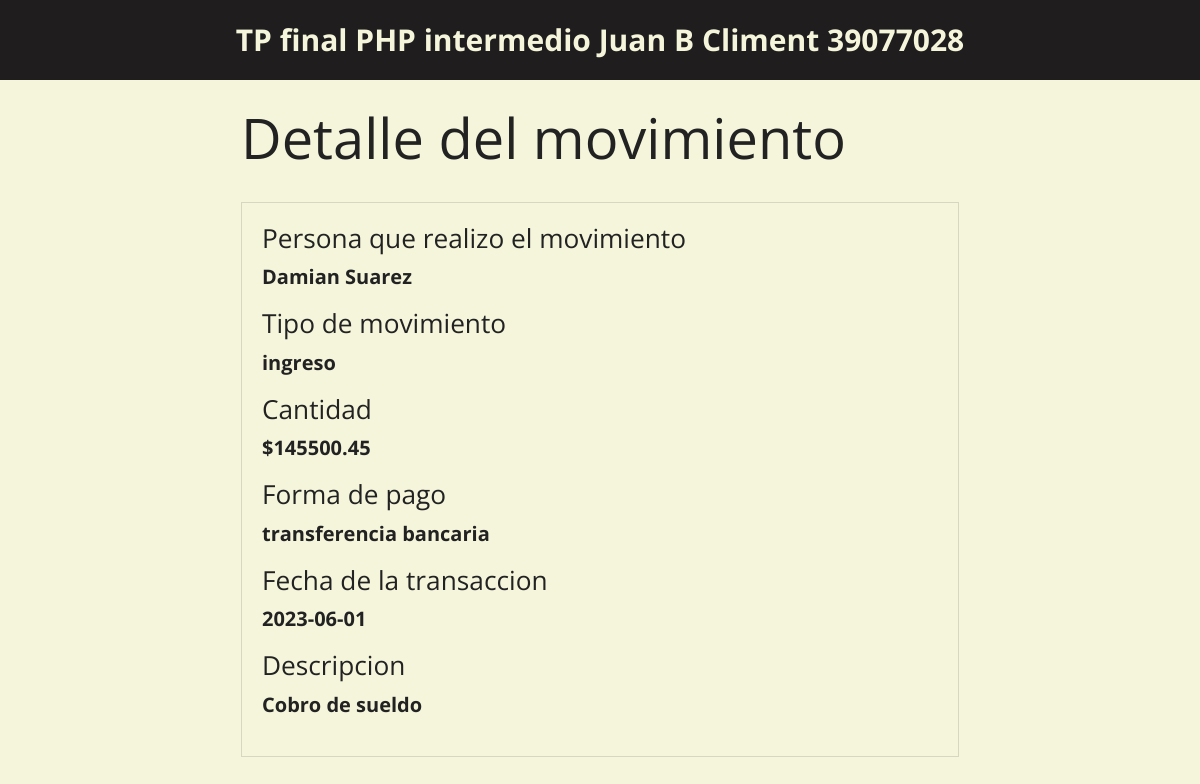
/detalle.php?id_mov=1, run on the app's committed database.
### tables this page shows
CREATE TABLE `movimientos` (
  `id_mov` int(4) NOT NULL,
  `fecha` date NOT NULL,
  `tipo` enum('ingreso','egreso') NOT NULL,
  `descripcion` varchar(100) NOT NULL,
  `monto` float(9,2) NOT NULL,
  `forma_de_pago` enum('efectivo','cheque','tarjeta de crédito','transferencia bancaria') NOT NULL,
  `id_familia` int(3) NOT NULL
);

CREATE TABLE `familiares` (
  `id_familia` int(3) NOT NULL,
  `nombre` varchar(50) NOT NULL,
  `rol` enum('padre/madre','hijo/hija','otro/otra') NOT NULL,
  `edad` int(3) NOT NULL
);

### detalle.php (the view, shortened to what this page needs)
<?php include("config_db.php"); ?>
<!DOCTYPE html>
<html lang="en">
<head>
  <?php include("include/head.php"); ?>
</head>
<body>
  <header>
    <?php include("include/header.php"); ?>
  </header>
  <?php
  if (isset($_GET['id_mov'])) {
    $id = $_GET['id_mov'];
    $query = "SELECT * FROM movimientos JOIN familiares ON movimientos.id_familia = familiares.id_familia WHERE id_mov = $id";
    $result = mysqli_query($mysqli, $query);
    if (mysqli_num_rows($result) == 1) {
      $row = mysqli_fetch_array($result);
      $nombre = $row["nombre"];
      $tipo = $row["tipo"];
      $monto = $row["monto"];
      $forma_de_pago = $row["forma_de_pago"];
      $fecha = $row["fecha"];
      $descripcion = $row["descripcion"];
    }
  }
  ?>
  <main class="container p-4">
    <div class="row justify-content-md-center">
      <div class="col-md-8">
        <h2 class="display-4"><strong>Detalle del movimiento</strong></h2>
        <br>
        <div class="card card-body color">
          <h3><strong>Persona que realizo el movimiento</strong></h3>
          <p><strong><?php echo $nombre ?></strong></p>
          <h3><strong>Tipo de movimiento</strong></h3>
          <p><strong><?php echo $tipo ?></strong></p>
          <h3><strong>Cantidad</strong></h3>
          <p><strong>$<?php echo $monto ?></strong></p>
          <h3><strong>Forma de pago</strong></h3>
          <p><strong><?php echo $forma_de_pago ?></strong></p>
          <h3><strong>Fecha de la transaccion</strong></h3>
          <p><strong><?php echo $fecha ?></strong></p>
          <h3><strong>Descripcion</strong></h3>
          <p><strong><?php echo $descripcion ?></strong></p>
        </div>
      </div>
    </div>
  </main>
</body>
</html>

### style.css (style rules this page uses)
p { font-size: 20px; }
body { background-color: beige; }
.color { background-color: beige; }

### data on the page
movimientos: id_familia.nombre "Damian Suarez", tipo "ingreso", monto "145500.45", forma_de_pago "transferencia bancaria", fecha "2023-06-01", descripcion "Cobro de sueldo"
